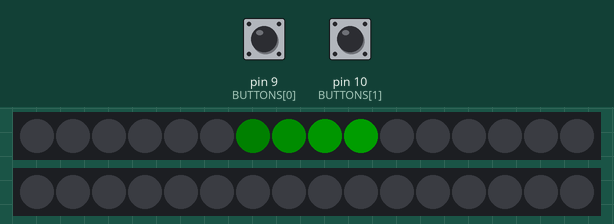
Recording of a sketch running on a simulated Arduino Uno, built with avr-gcc and run on an emulated ATmega328P. Shown: 2 × 16 RGB LEDs in strip order, left to right. The test bench sets the inputs (shaded band); at power-on: pin 10 (BUTTONS[1]) HIGH, pin 9 (BUTTONS[0]) HIGH. Dim RGB values are drawn brighter than linear.

Above: at 1.5 s.
1.6 s: pin 10 (BUTTONS[1]) pulled LOW for 3.2 s
At 2.9 s:
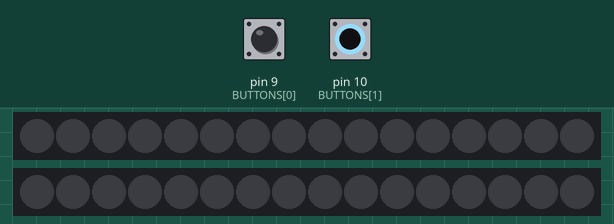
7.8 s: pin 9 (BUTTONS[0]) pulled LOW for 0.15 s
At 10.01 s:
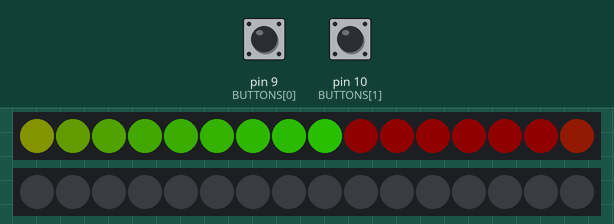
10.9 s: pin 10 (BUTTONS[1]) pulled LOW for 0.15 s
At 12.11 s:
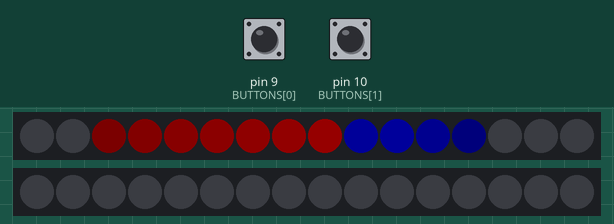
14.0 s: pin 9 (BUTTONS[0]) pulled LOW for 1 s
At 17.66 s:
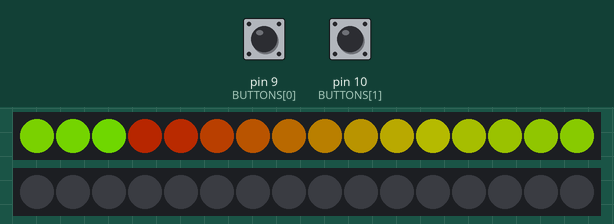
18.0 s: pin 10 (BUTTONS[1]) pulled LOW for 1 s
At 20.37 s:
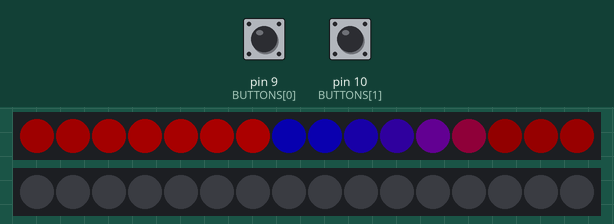
22.0 s: pin 9 (BUTTONS[0]) pulled LOW for 0.15 s
At 24.5 s:
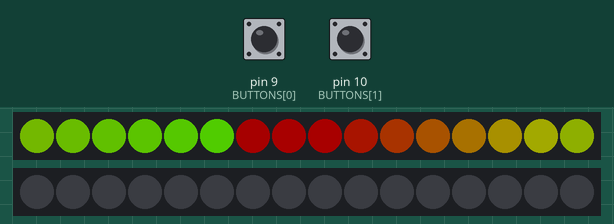
Timing chart, 0 to 26.0 s (numbered marks = the images above; inputs shaded):
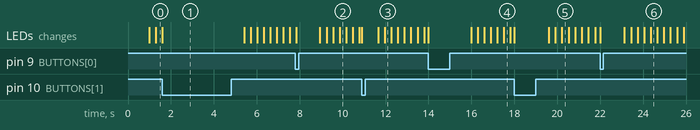

Measured:
- after the input at 1.6 s, the LEDs: change at once (image 1)
- after the input at 7.8 s, the LEDs: first change at once (image 2 shows a later state)
- after the input at 10.9 s, the LEDs: first change at once (image 3 shows a later state)
- after the input at 14.0 s, the LEDs: first change at once (image 4 shows a later state)
- after the input at 18.0 s, the LEDs: first change at once (image 5 shows a later state)
- after the input at 22.0 s, the LEDs: first change at once (image 6 shows a later state)

The sketch:

gradient.ino
```cpp
#include <Adafruit_NeoPixel.h>
// ######################################//
// ## NeoPixel Variables ## //
// ######################################//
// the data pin for the NeoPixels
int neoPixelPin1 = 21;
int neoPixelPin2 = 20;
//int neoPixelPin3 = 19;

// How many NeoPixels we will be using, charge accordingly
int NUM_PIXELS = 16;

// Keeps track of what pixel we're on for animated dipslays
int START_PIXEL = 0;

// Instatiate the NeoPixel from the ibrary
Adafruit_NeoPixel strip1 = Adafruit_NeoPixel(NUM_PIXELS, neoPixelPin1, NEO_GRB + NEO_KHZ800);
Adafruit_NeoPixel strip2 = Adafruit_NeoPixel(NUM_PIXELS, neoPixelPin2, NEO_GRB + NEO_KHZ800);
//Adafruit_NeoPixel strip3 = Adafruit_NeoPixel(NUM_PIXELS, neoPixelPin3, NEO_GRB + NEO_KHZ800);

// Put lighting fixures in an array
const int NUM_FIXTURES = 2;
Adafruit_NeoPixel fixtures[NUM_FIXTURES] = {strip1, strip2};//, strip3};

// ######################################//
// ## Lighting Effect Variables ## //
// ######################################//
const int NUM_BUTTONS = 2;

// Button pins
int BUTTONS[NUM_BUTTONS] = {9, 10};

// Keep track of what button was pressed
boolean BUTTON_PRESSED[NUM_BUTTONS] = {false, false};

// Gradient color schemes
int COLOR_SCHEMES[NUM_BUTTONS][2][3] = {
  {{105, 51, 0}, {120, 180, 0}},  // FOREST
  {{153, 0, 204}, {204, 51, 0}}  // SUNSET
};

// Brightness array
int MAX_BRIGHTNESS_DIFF = 255;
int MIN_BRIGHTNESS_DIFF = 0;
int BRIGHTNESS_INC = 1;
int FIXTURE_BRIGHTNESS_DIFF[NUM_FIXTURES] = {
  MAX_BRIGHTNESS_DIFF,
  MAX_BRIGHTNESS_DIFF
};
bool BRIGHTNESS_INCREASING[NUM_FIXTURES] = {false, false};

// ######################################//
// ## Layered Effect Timing Variables ## //
// ######################################//
// Animated gradient effect
#define GRADIENT_DELAY_TIME (15)
unsigned long GRADIENT_START_TIME;

// Staggered fixture effect
#define FIXTURE_DELAY_TIME (2000)
unsigned long FIXTURE_START_TIME;

// Brightness effect
#define BRIGHTNESS_DELAY_TIME (10)
unsigned long BRIGHTNESS_START_TIME;

// Which lighting fixture are we lighting up now?
int ON_FIXTURE;


// ######################################//
// ## Start Program ## //
// ######################################//
void setup() {
  for (int i=0; i < NUM_BUTTONS; i++) {
    pinMode(BUTTONS[i], INPUT);
  }

  // Initialize start times of lighting effects
  GRADIENT_START_TIME = millis();
  FIXTURE_START_TIME = millis();
  BRIGHTNESS_START_TIME = millis();

  init_fixtures();
  set_button_press(0);
}


void loop() {
  int current_button;

  for (int i=0; i < NUM_BUTTONS; i++) {
    // This fires when a button is pressed.
    if (digitalRead(BUTTONS[i]) == LOW) {
      // Note what button was pressed
      set_button_press(i);

      // Turn all the lights off
      all_off();

      // Reset effects
      START_PIXEL = 0;  // Gradient effect
      ON_FIXTURE = 0;  // Staggered fixture effect
      for (int j=0; j < NUM_FIXTURES; j++) { // Brightness effect
        FIXTURE_BRIGHTNESS_DIFF[j] = MAX_BRIGHTNESS_DIFF;
        BRIGHTNESS_INCREASING[j] = false;
      }
      FIXTURE_START_TIME = millis();
    }

    // Get the current button
    if (BUTTON_PRESSED[i] == true) {
      current_button = i;
    }
  }

  if (FIXTURE_START_TIME + FIXTURE_DELAY_TIME < millis()) {
    if (ON_FIXTURE < NUM_FIXTURES - 1) {
      ON_FIXTURE ++;
      FIXTURE_BRIGHTNESS_DIFF[ON_FIXTURE] = MAX_BRIGHTNESS_DIFF;
      BRIGHTNESS_INCREASING[ON_FIXTURE] = false;
    }

    FIXTURE_START_TIME = millis();
  }

  if (BRIGHTNESS_START_TIME + BRIGHTNESS_DELAY_TIME < millis()) {
    update_brightness();
    BRIGHTNESS_START_TIME = millis();
  }

  if (GRADIENT_START_TIME + GRADIENT_DELAY_TIME < millis()) {
    activate(COLOR_SCHEMES[current_button]);
    GRADIENT_START_TIME = millis();
  }
}


void init_fixtures() {
  for (int i = 0; i < NUM_FIXTURES; i++) {
    fixtures[i].begin();  // initialize the strip
    fixtures[i].show();  // make sure it is visible
    fixtures[i].clear();  // Initialize all pixels to 'off'
  }
}


void all_off() {
  for (int i = 0; i < NUM_FIXTURES; i++) {
    fixtures[i].clear();
    fixtures[i].show();
  }
}


void set_button_press(int button_index){
  // Given an index, set that button to true and all
  // other buttons to false
  for (int i = 0; i < NUM_BUTTONS; i++) {
    if (i == button_index) {
      BUTTON_PRESSED[i] = true;
    } else {
      BUTTON_PRESSED[i] = false;
    }
  }
}


void update_brightness() {
  // Update the global fixture brightness
  for (int j=0; j < NUM_FIXTURES; j++){
    if (!BRIGHTNESS_INCREASING[j]) {
      if (FIXTURE_BRIGHTNESS_DIFF[j] < MAX_BRIGHTNESS_DIFF) {
        FIXTURE_BRIGHTNESS_DIFF[j] ++;
     } else if (FIXTURE_BRIGHTNESS_DIFF[j] == MAX_BRIGHTNESS_DIFF) {
        BRIGHTNESS_INCREASING[j] = true;
      }
    } else if (BRIGHTNESS_INCREASING[j]) {
      if (FIXTURE_BRIGHTNESS_DIFF[j] > MIN_BRIGHTNESS_DIFF) {
        FIXTURE_BRIGHTNESS_DIFF[j] --;
      } else if (FIXTURE_BRIGHTNESS_DIFF[j] == MIN_BRIGHTNESS_DIFF) {
        BRIGHTNESS_INCREASING[j] = false;
      }
    }
  }
}


void activate(int rgb_edge_values[2][3]) {
  // sp is a local variable that will be the actual
  // first pixel that we write to.
  int sp = START_PIXEL;

  // RGB values of the two colors on either side of
  // the gradient.
  int r1 = rgb_edge_values[0][0];
  int r2 = rgb_edge_values[1][0];
  int g1 = rgb_edge_values[0][1];
  int g2 = rgb_edge_values[1][1];
  int b1 = rgb_edge_values[0][2];
  int b2 = rgb_edge_values[1][2];

  int r, g, b;

  // Get RGB values at all points in the gradient and
  // assign them to the pixels in the strip.
  for (int i = 0; i < NUM_PIXELS; i++) {
    r = calculate_rgb_value(r1, r2, i);
    g = calculate_rgb_value(g1, g2, i);
    b = calculate_rgb_value(b1, b2, i);

    // Set light colors on the fixture if it's on
    for (int j = 0; j < NUM_FIXTURES; j++) {
      if (j <= ON_FIXTURE) {
        int brightness_diff = FIXTURE_BRIGHTNESS_DIFF[j];
        int adj_r = r - brightness_diff;
        int adj_g = g - brightness_diff;
        int adj_b = b - brightness_diff;

        // Adjust negative values to 0
        if (adj_r < 0) { adj_r = 0; }
        if (adj_g < 0) { adj_g = 0; }
        if (adj_b < 0) { adj_b = 0; }

        fixtures[j].setPixelColor(sp, adj_r, adj_g, adj_b);
      }
    }

    // Reset current pixel number if we've reached
    // the end of the strips.
    if (sp == NUM_PIXELS) {
      sp = 0;
    } else {
      sp++;
    }
  }

  // Turn the fixtures on one at a time
  for (int i = 0; i < NUM_FIXTURES; i++) {
    if (i <= ON_FIXTURE) {
      fixtures[i].show();
    }
  }

  // This is an animated gradient, so increment one pixel
  // for the next step.
  START_PIXEL++;
  if (START_PIXEL == NUM_PIXELS) {
    START_PIXEL = 0;
  }
}


int calculate_rgb_value(int v1, int v2, int i) {
  // Get RGB value at some point in a gradient between
  // two colors.
  int v;
  double diff;

  diff = floor((double)abs(v2 - v1) / (double)NUM_PIXELS);

  if (v2 > v1) {
    v = v1 + (i * diff);
  } else {
    v = v1 - (i * diff);
  }

  return v;
}


// Potential gradient combinations:
// # (153, 0, 204) --> (204, 51, 0)  purple and orange (sunset)
// # (255, 255, 255) --> (27, 115, 172)  blue and white (clouds)
// # (51, 204, 204) --> (255, 102, 0) teal and orange (sunset)
// # (92, 0, 230) --> (255, 0, 102) blue/purple and pink/red (passion?)
// # (102, 51, 0) --> (120, 180, 0) green and brown (forest)
// # (255, 30, 0) --> (255, 150, 0) red/yellow and orange (fire)
// # (0, 150, 70) --> (0, 153, 153) blue and blue/green (water)
```
